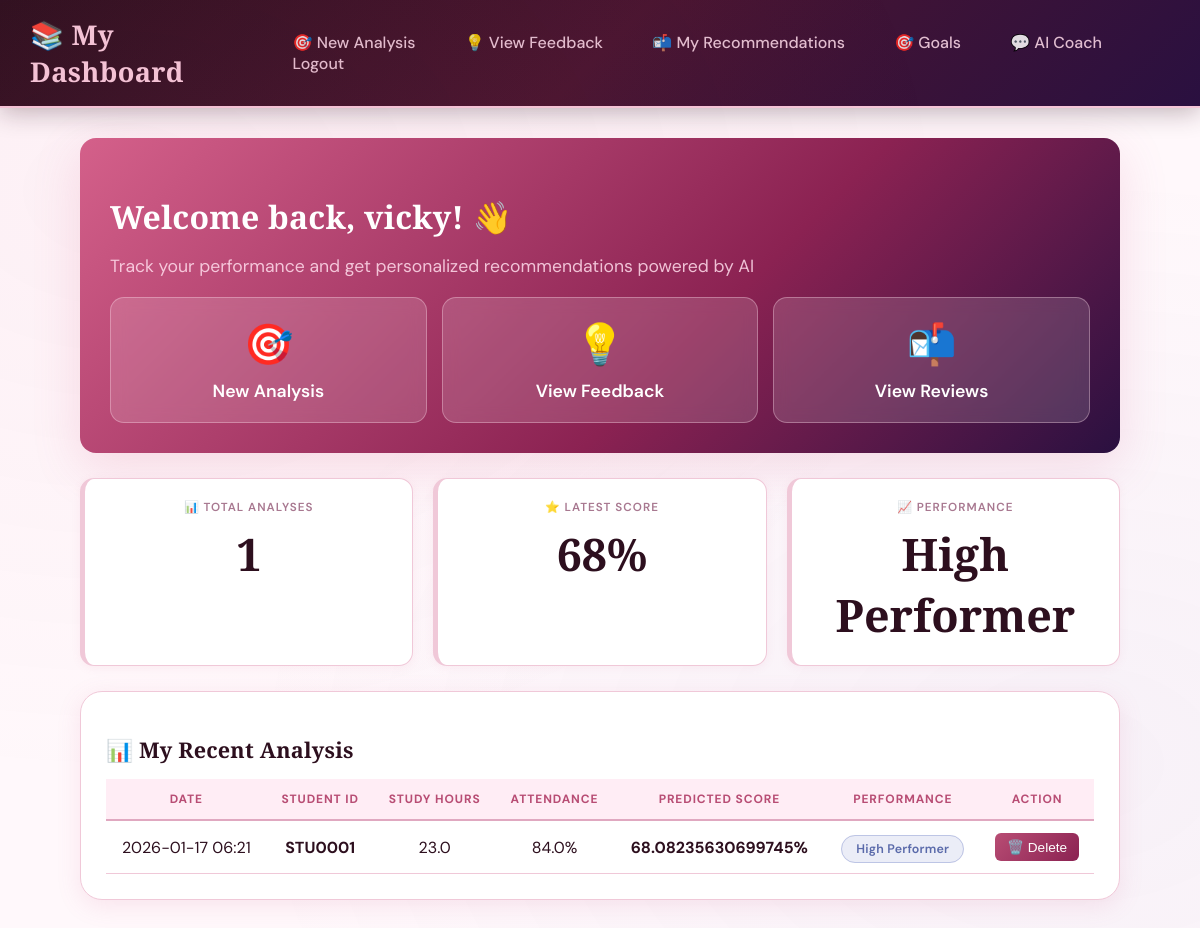
Page /dashboard (signed in) on the committed database.
### tables this page shows
CREATE TABLE analysis_history
                 (id INTEGER PRIMARY KEY AUTOINCREMENT,
                  user_id INTEGER,
                  student_id TEXT,
                  student_name TEXT,
                  hours_studied REAL,
                  attendance REAL,
                  sleep_hours REAL,
                  previous_scores REAL,
                  tutoring_sessions INTEGER,
                  physical_activity REAL,
                  cluster INTEGER,
                  cluster_label TEXT,
                  predicted_score REAL,
                  analysis_date TIMESTAMP DEFAULT CURRENT_TIMESTAMP,
                  admin_notified INTEGER DEFAULT 0,
                  admin_viewed INTEGER DEFAULT 0,
                  FOREIGN KEY (user_id) REFERENCES users (id));

### app.py (the view)
@app.route('/dashboard')
@login_required
def dashboard():
    if session.get('role') == 'admin':
        return redirect(url_for('admin_dashboard'))
    conn = get_db()
    history = conn.execute('''SELECT * FROM analysis_history
                             WHERE user_id = ?
                             ORDER BY analysis_date DESC LIMIT 10''',
                          (session['user_id'],)).fetchall()
    goals = conn.execute('''SELECT * FROM goals
                           WHERE user_id = ?
                           ORDER BY created_at DESC''',
                        (session['user_id'],)).fetchall()
    pending_recs = conn.execute('''SELECT COUNT(*) as count FROM recommendations
                                  WHERE user_id = ? AND status = 'pending' ''',
                               (session['user_id'],)).fetchone()
    conn.close()
    return render_template('dashboard.html', history=history, goals=goals,
                         pending_count=pending_recs['count'] if pending_recs else 0)

### app.py (called while the page is built)
def login_required(f):
    @wraps(f)
    def decorated_function(*args, **kwargs):
        if 'user_id' not in session:
            flash('Please login to access this page.', 'warning')
            return redirect(url_for('login'))
        return f(*args, **kwargs)
    return decorated_function

def get_db():
    conn = sqlite3.connect('studytrack.db')
    conn.row_factory = sqlite3.Row
    return conn

### templates/dashboard.html (shortened to what this page needs)
<!DOCTYPE html>
<html lang="en">
<head>
     <link rel="stylesheet" href="/static/css/dashbd.css">
</head>
<body>
<header>
    <h1>📚 My Dashboard</h1>
    <nav>
        <a href="/input">🎯 New Analysis</a>
        <a href="/feedback">💡 View Feedback</a>
        <a href="/my_recommendations">📬 My Recommendations</a>
        <a href="/goals">🎯 Goals</a>
        <a href="/chat">💬 AI Coach</a>
        <a href="/logout">Logout</a>
    </nav>
</header>
<div class="container">
    <div class="welcome-card">
        <h2>Welcome back, {{ session.username }}! 👋</h2>
        <p>Track your performance and get personalized recommendations powered by AI</p>
        <div class="quick-actions">
            <a href="/input" class="action-btn">
                <div class="icon">🎯</div>
                <div class="label">New Analysis</div>
            </a>
            <a href="/feedback" class="action-btn">
                <div class="icon">💡</div>
                <div class="label">View Feedback</div>
            </a>
            <a href="/my_recommendations" class="action-btn">
                <div class="icon">📬</div>
                <div class="label">View Reviews</div>
            </a>
        </div>
    </div>
    {% if history %}
    <div class="stats-grid">
        <div class="stat-card">
            <div class="stat-label">📊 Total Analyses</div>
            <div class="stat-value">{{ history|length }}</div>
        </div>
        <div class="stat-card">
            <div class="stat-label">⭐ Latest Score</div>
            <div class="stat-value">{{ "%.0f"|format(history[0].predicted_score) }}%</div>
        </div>
        <div class="stat-card">
            <div class="stat-label">📈 Performance</div>
            <div class="stat-value" style="font-size: 1.2em;">{{ history[0].cluster_label }}</div>
        </div>
    </div>
    {% endif %}
    <div class="card">
        <h2>📊 My Recent Analysis</h2>
        {% if history %}
        <table>
            <thead>
                <tr>
                    <th>Date</th>
                    <th>Student ID</th>
                    <th>Study Hours</th>
                    <th>Attendance</th>
                    <th>Predicted Score</th>
                    <th>Performance</th>
                    <th>Action</th>
                </tr>
            </thead>
            <tbody>
                {% for h in history %}
                <tr>
                    <td>{{ h.analysis_date[:16] }}</td>
                    <td><strong>{{ h.student_id }}</strong></td>
                    <td>{{ h.hours_studied }}</td>
                    <td>{{ h.attendance }}%</td>
                    <td><strong>{{ h.predicted_score }}%</strong></td>
                    <td>
                        {% if h.cluster_label == 'High Performer' %}
                            <span class="badge good">{{ h.cluster_label }}</span>
                        {% elif h.cluster_label == 'Average Performer' %}
                            <span class="badge avg">{{ h.cluster_label }}</span>
                        {% else %}
                            <span class="badge bad">{{ h.cluster_label }}</span>
                        {% endif %}
                    </td>
                    <td>
                        <form method="POST" action="/delete_analysis/{{ h.id }}" style="display: inline;" onsubmit="return confirm('Are you sure you want to delete this analysis?');">
                            <button type="submit" class="btn-delete">🗑️ Delete</button>
                        </form>
                    </td>
                </tr>
                {% endfor %}
            </tbody>
        </table>
        {% else %}
            <div class="empty">
                <div style="font-size: 3em; margin-bottom: 15px;">📊</div>
                No analysis done yet.<br>
                <a href="/input">Start your first analysis →</a>
            </div>
        {% endif %}
    </div>
</div>
</body>
</html>

### rows in the picture
analysis_history: predicted_score "68", cluster_label "High Performer", analysis_date "2026-01-17 06:21", student_id "STU0001", hours_studied "23.0", attendance "84.0", predicted_score "68.08235630699745"

### other values in the picture
{{ session.username }} "vicky"
{{ history|length }} "1"
